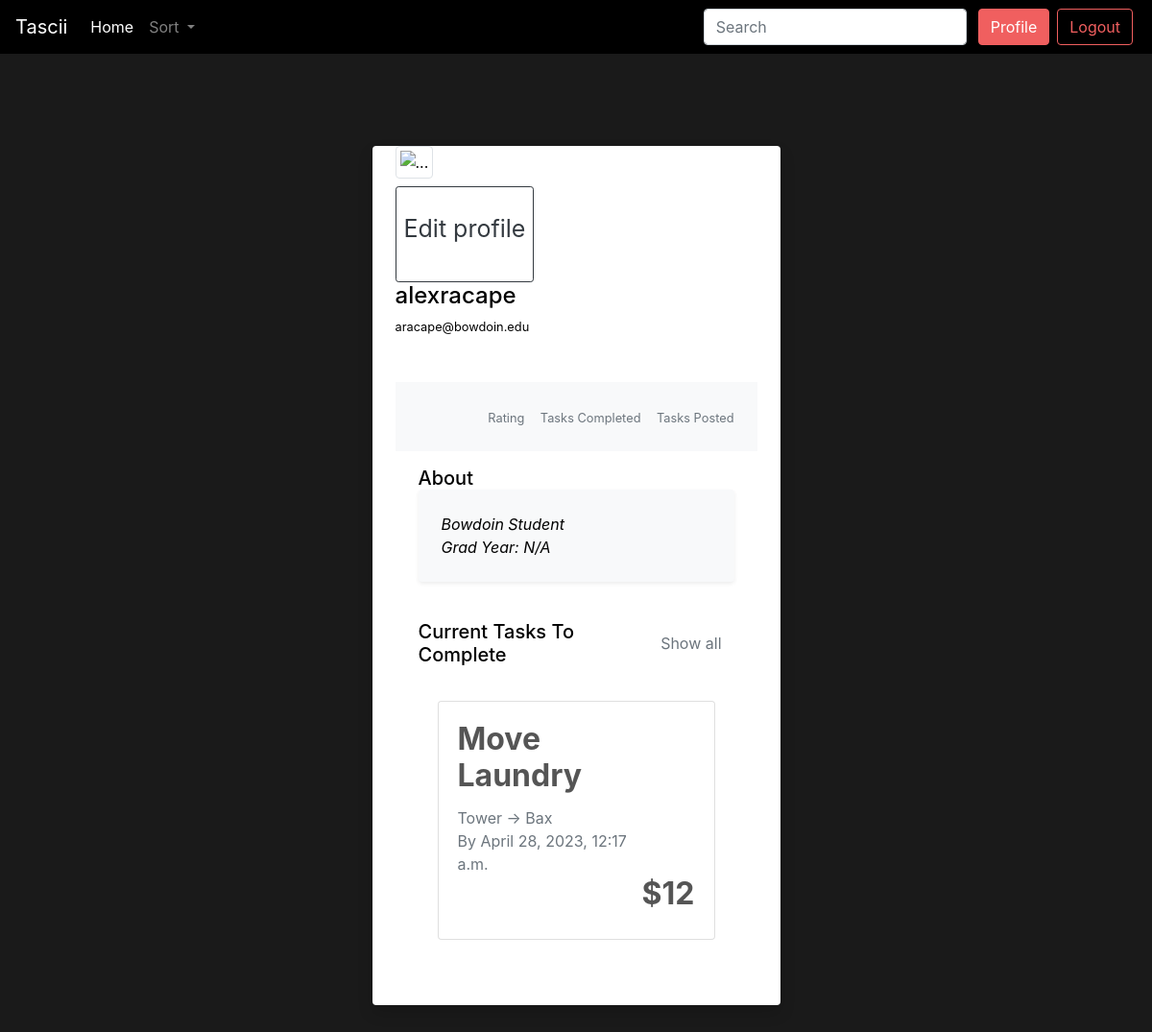
/profile/ (signed in), run on the app's committed database.
### feed/models.py (models this page shows)
class Post(models.Model):
    title = models.CharField(max_length=100)
    price = models.IntegerField()
    start_loc = models.CharField(max_length=100) # Could create custom location field to get long and lat too
    end_loc = models.CharField(max_length=100)
    expiration_date = models.DateTimeField()
    time_estimate = models.DurationField()
    user = models.ForeignKey(User, on_delete=models.CASCADE, related_name='%(class)s_post_created')
    created_at = models.DateTimeField(auto_now_add=True)
    status = models.CharField(max_length=20, default='open') # open, accepted, completed, cancelled
    filled_by = models.ForeignKey(User, on_delete=models.CASCADE, related_name='%(class)s_post_filled', null=True, blank=True)

### feed/views.py (the view)
# urls.py: path('profile/', views.profile, name='profile'),
def profile(request):
    active_tasks = Post.objects.filter(
        Q(status='accepted') and Q(filled_by=request.user)
    )
    complete_tasks = Post.objects.filter(
        Q(status='completed')
    )
    context = {
        'user': request.user,  # This is the currently logged in user hopefully
        'active_tasks': active_tasks,
        'history': complete_tasks
    }
    return render(request, 'profile.html', context)

### feed/templates/profile.html (shortened to what this page needs)
{% extends "base.html" %}
{% block page_content %}
<div class="row py-5 px-4">
    <div class="col-md-5 mx-auto">
    <div class="bg-white shadow rounded overflow-hidden">
        <div class="px-4 pt-0 pb-4 cover">
            <div class="media align-items-end profile-head">
                <div class="profile mr-3"><img src="https://i.pinimg.com/736x/83/bc/8b/83bc8b88cf6bc4b4e04d153a418cde62.jpg" alt="..." width="130" class="rounded mb-2 img-thumbnail">
                    <a href="#" class="btn btn-outline-dark btn-sm btn-block">Edit profile</a>
                <div class="media-body mb-5 text-white">
                    <h4>{{request.user}}</h4>
                    <p class="small mb-4">
                        </i>{{user.email}}</p>
                    </div>
                </div>
            </div>
            <div class="bg-light p-4 d-flex justify-content-end text-center">
                <ul class="list-inline mb-0">
                    <li class="list-inline-item">
                        <small class="text-muted">
                            Rating</small>
                        </li>
                        <li class="list-inline-item">
                            <small class="text-muted">
                                Tasks Completed</small>
                            </li>
                            <li class="list-inline-item">
                                <small class="text-muted">
                                    Tasks Posted</small>
                                </li>
                            </ul>
                        </div>
                        <div class="px-4 py-3">
                            <h5 class="mb-0">About</h5>
                            <div class="p-4 rounded shadow-sm bg-light">
                                <p class="font-italic mb-0">Bowdoin Student</p>
                                <p class="font-italic mb-0">Grad Year: N/A</p>
                            </div>
                        </div>
                        <div class="py-4 px-4">
                            <div class="d-flex align-items-center justify-content-between mb-3">
                                <h5 class="mb-0">Current Tasks To Complete</h5>
                                <a href="#" class="btn btn-link text-muted">Show all</a>
                            </div>
                                {% for post in active_tasks %}
                                    <div class="post md-4 mx-auto">
                                    <div class="card rounded-3">
                                        <div class="card-body row">
                                            <div class="col-9">
                                                <h5 class="card-title">{{ post.title }}</h5>
                                                <p class="card-text text-muted">{{ post.start_loc }} &rarr; {{ post.end_loc }}</p>
                                                <p class="card-text text-muted">By {{ post.expiration_date }}</p>
                                            </div>
                                            <div class="col">
                                                <h4 class="card-price">${{ post.price }}</h4>
                                            </div>
                                        </div>
                                    </div>
                                    </div>
                                {% endfor %}
                            </div>
                        </div>
                    </div>
                </div>
</div>
{% endblock %}

### feed/static/feed/main.css (style rules this page uses)
:root { --brand-color: #f05f5f; }
.btn-block { height: 100px; font-size: 25px; text-align: center; padding-top: 25px; }
body { color: white; background-color: #1a1a1a; }
.post { width: 100%; max-width: 500px; color: #555555; padding: 20px; }
.card-title { font-size: 2rem; font-weight: Bold; }
.card-price { text-align: right; font-size: 2rem; font-weight: bold; }
.card-text { font-size: 1rem; margin-bottom: 0px; }

### feed/templates/profile.html (style rules this page uses)
body { color: black; }
.media-body h4 { color: black; }
.media-body p { color: black; }

### data on the page
Post: title "Move Laundry", start_loc "Tower", end_loc "Bax", expiration_date "April 28, 2023, 12:17 a.m.", price "12"

### other printed values
{{ request.user }} "alexracape"
{{ user.email }} "aracape@bowdoin.edu"
